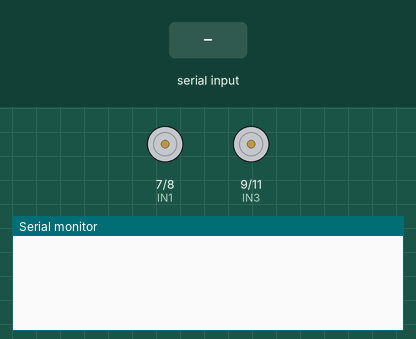
Bench run of a sketch on a simulated Arduino Uno, built with avr-gcc and run on an emulated ATmega328P. On the bench: motor-driver pin pairs drawn as motors (green arrow = first pin HIGH = forward, orange = second pin HIGH = backward, longer = more drive, scaled by the enable pin), the last lines printed to the serial monitor. The inputs (shaded band) are chosen by the test bench.

Above: at 1.2 s.
1.3 s: "fwd\n" received over Serial
At 2.0 s:
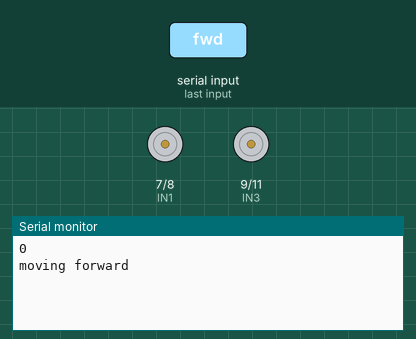
2.8 s: "rgt\n" received over Serial
At 3.3 s:
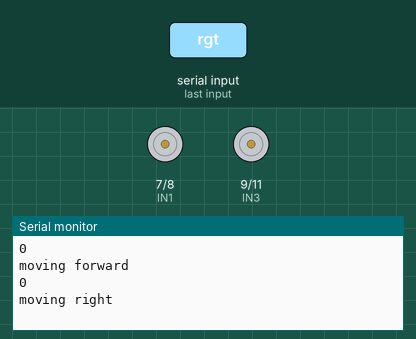
4.3 s: "lft\n" received over Serial
At 5.5 s:
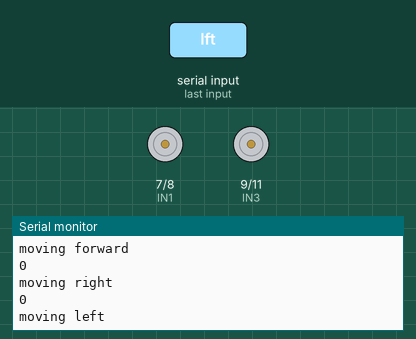

Measured:
- after the input at 1.3 s, the serial monitor: prints a new line at once (image 1)
- after the input at 2.8 s, the serial monitor: prints a new line at once (image 2)
- after the input at 4.3 s, the serial monitor: prints a new line at once (image 3)

The sketch:

Communication.inc.ino
```cpp
#define ENB 6
#define IN3 9
#define IN4 11
#define ENA 5
#define IN1 7
#define IN2 8

boolean stringComplete = false;
String inputString = "";

void setup() {
  pinMode(IN1, OUTPUT);   //set IO pin mode OUTPUT
  pinMode(IN2, OUTPUT);
  pinMode(IN3, OUTPUT); //set IO pin mode OUTPUT
  pinMode(IN4, OUTPUT);
  pinMode(ENA, OUTPUT);
  pinMode(ENB, OUTPUT);
  digitalWrite(ENB, HIGH);  //Enable right motor
  digitalWrite(ENA, HIGH);//Enable left motor

  Serial.begin(9600);
  while(!Serial){
    ;
  }

}

void turnLeft(int moveTime){
  digitalWrite(IN3, LOW);
  digitalWrite(IN4, HIGH);//Right wheel turning forwards

  digitalWrite(IN1, LOW);
  digitalWrite(IN2, HIGH); //Left wheel turning backwards

  delay(moveTime);

  digitalWrite(IN3, LOW);
  digitalWrite(IN4, LOW); //Right wheel stopped

  digitalWrite(IN1, LOW);
  digitalWrite(IN2, LOW); //Left wheel stoped
}

void turnRight(int moveTime){
  digitalWrite(IN1, HIGH);
  digitalWrite(IN2, LOW); //Left wheel turning forwards

  digitalWrite(IN3, HIGH);
  digitalWrite(IN4, LOW);//Right wheel turning backwards

  delay(moveTime);

  digitalWrite(IN1, LOW);
  digitalWrite(IN2, LOW); //Left wheel stoped

  digitalWrite(IN3, LOW);
  digitalWrite(IN4, LOW); //Right wheel stopped
}

void moveForward(int moveTime){
  digitalWrite(IN1, HIGH);
  digitalWrite(IN2, LOW);
  digitalWrite(IN3, LOW);
  digitalWrite(IN4, HIGH);  //go forward
  delay(moveTime);
  digitalWrite(IN1, LOW);
  digitalWrite(IN2, LOW);
  digitalWrite(IN3, LOW);
  digitalWrite(IN4, LOW);   //stop
}

void loop() {
  // put your main code here, to run repeatedly:

  if (stringComplete) {

    String inputDirection = "";
    int moveTime = 20;

    inputDirection = inputString.substring(0,3);

    moveTime = inputString.substring(3).toInt();

    sendMessage(String(moveTime));

    if (inputDirection == "fwd"){
      sendMessage("moving forward");
      moveForward(moveTime);
    } else if (inputDirection == "rgt"){
      sendMessage("moving right");
      turnRight(moveTime);
    } else if (inputDirection == "lft"){
      sendMessage("moving left");
      turnLeft(moveTime);
    } else {
      sendMessage("no command");
    }

    stringComplete = false;
    inputString = "";
  }

  if (Serial.available() > 0) serialEvent();

  delay(10);

}

void sendMessage(String message){
  char buffer[50];
  sprintf(buffer, message.c_str());
  Serial.println(buffer);
}


void serialEvent(){
  while (Serial.available()) {
    char inChar = (char)Serial.read();
    inputString += inChar;
    if (inChar == '\n') {
      stringComplete = true;
    }
  }
}
```
